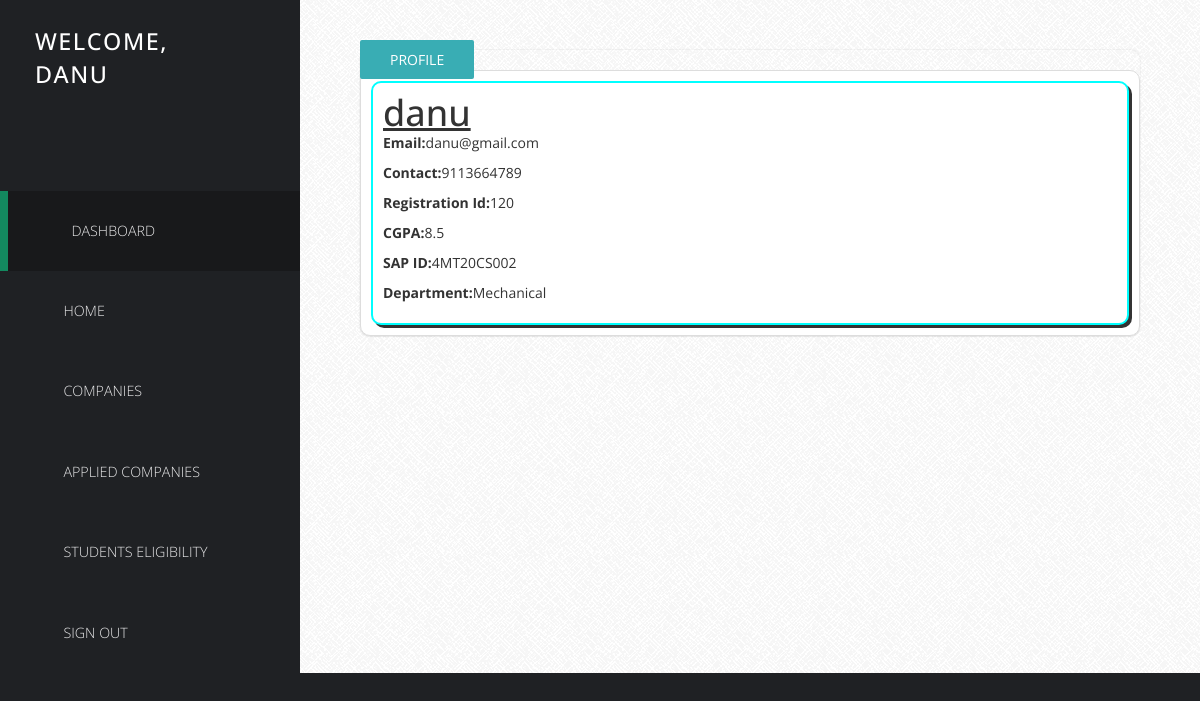
The page /student/hello.php (signed in) on the database its author committed.
### tables this page shows
CREATE TABLE `student` (
  `email` varchar(25) NOT NULL,
  `s_id` int(25) NOT NULL,
  `cgpa` float DEFAULT NULL,
  `dept` varchar(25) NOT NULL,
  `password` varchar(255) NOT NULL,
  `contact` bigint(15) DEFAULT NULL,
  `name` varchar(25) NOT NULL,
  `sapid` varchar(30) NOT NULL
);

### student/hello.php (the view, shortened to what this page needs)
<?php include '../db.php'; ?>
<!DOCTYPE html>
<html lang="en">
  <head>
    <link rel="stylesheet" href="https://cdnjs.cloudflare.com/ajax/libs/font-awesome/4.7.0/css/font-awesome.min.css">
    <link href="css/font-awesome.min.css" rel="stylesheet">
    <link href="css/bootstrap.min.css" rel="stylesheet">
    <link href="css/templatemo-style.css" rel="stylesheet">
  </head>
  <body>
    <div class="templatemo-flex-row">
      <div class="templatemo-sidebar">
        <header class="templatemo-site-header">
          <?php
		  $Welcome = "Welcome";
          echo "<h1>" . $Welcome."," . "<br>".$_SESSION['name']. "</h1>";
		 echo "<br>";
		  ?>
        </header>
        <nav class="templatemo-left-nav">
          <ul>
         <ul>
            <li><a href=# class="active" ><i class="fa fa-fw"></i>Dashboard</a></li>
            <li><a href="../"><i class="fa  fa-fw"></i>Home</a></li>
            <li><a href="clist.php"><i class="fa  fa-fw"></i>Companies</a></li>
            <li><a href="applied_comp.php"><i class="fa  fa-fw"></i>Applied Companies</a></li>
            <li><a href="s_eligibility.php"><i class="fa  fa-fw"></i>Students Eligibility</a></li>
            <li><a href="logout.php"><i class="fa  fa-fw"></i>Sign Out</a></li>
          </ul>
        </nav>
      </div>
      <div class="templatemo-content col-1 light-gray-bg">
        <div class="templatemo-content-container">
          <div class="templatemo-content-widget no-padding">
		  	<a href="#" class="templatemo-blue-button">PROFILE</a>
            <div class="panel panel-default table-responsive">
              <?php
                  $sapid=$_SESSION['sapid'];
                  $query="SELECT * FROM student WHERE sapid='{$sapid}'";
                  $select_all_posts_query=mysqli_query($connection,$query);
                    while($row=mysqli_fetch_assoc($select_all_posts_query)){
                              $email=$row['email'];
                              $dept=$row['dept'];
                              $contact=$row['contact'];
                              $name=$row['name'];
                              $cgpa=$row['cgpa'];
                              $sapid=$row['sapid'];
                              $s_id=$row['s_id'];
                    }
              ?>
              <div class="panel panel-default table-responsive" style="border:2px solid cyan;padding:10px;margin:10px;box-shadow:3px 3px">
                <h1 style="text-decoration:underline"><?php echo $name ?></h1>
                <p><b>Email:</b><?php echo $email ?></p>
                <p><b>Contact:</b><?php echo $contact ?></p>
                <p><b>Registration Id:</b><?php echo $s_id ?></p>
                <p><b>CGPA:</b><?php echo $cgpa ?></p>
                <p><B>SAP ID:</b><?php echo $sapid ?></p>
                <p><b>Department:</b><?php echo $dept ?></p>
                    </div>
			  </div>
			  </div>
			  </div>
        </div>
      </div>
  </body>
</html>

### student/css/templatemo-style.css (style rules this page uses)
* { font-family: 'Open Sans', sans-serif; }
body { font-size: 13px; }
body, .templatemo-left-nav { background: #1f2124; }
h1, h2, h3 { margin: 0; }
ul { list-style-type: none; margin: 0; padding: 0; }
nav li { font-size: 1.1em; list-style: none; text-transform: uppercase; }
.light-gray-bg { font-family:"Trebuchet MS", "Myriad Pro", Arial, sans-serif; font-size:14px; background:#f4f4f4 url(../images/bg.png) repeat top left; color:#333; overflow-y:scroll; }
.templatemo-sidebar { width: 300px; }
.templatemo-site-header { margin: 25px 30px; }
.templatemo-site-header h1 { color: white; display: inline-block; font-size: 1.8em; font-weight: 500; letter-spacing: 1.5px; line-height: 1.4em; margin: 0 5px; text-transform: uppercase; vertical-align: middle; }
.templatemo-left-nav li { font-weight: 300; }
.templatemo-left-nav a.active, .templatemo-left-nav a:hover { background: #18191b; border-left: 8px solid #13895F; }
.templatemo-left-nav a { color: #e9e9ea; display: block; padding: 30px; transition: all 0.3s ease; }
.templatemo-content { margin-top: 0px; min-height: 600px; padding: 0; overflow-x: hidden; }
.templatemo-content-container { padding: 40px 50px; }
.templatemo-flex-row { display: -webkit-flex; display: -ms-flexbox; display: flex; }
.col-1 { -webkit-flex: 1; -ms-flex: 1; flex: 1; }
.templatemo-content-widget { border-radius: 10px; padding: 30px; position: relative; margin: 10px; box-shadow: 0px 0px 1px 1px rgba(161, 159, 159, 0.1); }
.templatemo-content-widget.no-padding { padding: 0; }
.panel { border-radius: 10px; }
.templatemo-blue-button, .templatemo-white-button { border-radius: 2px; padding: 10px 30px; text-transform: uppercase; transition: all 0.3s ease; }
.templatemo-blue-button { background-color: #39ADB4; border: none; color: white; }
@media only screen and (min-width: 768px) { .templatemo-left-nav { display: block !important; } }

### rows shown on the page
student: name "danu", email "danu@gmail.com", contact "9113664789", s_id "120", cgpa "8.5", sapid "4MT20CS002", dept "Mechanical"

### other values the page prints
$Welcome "WELCOME"
$_SESSION['name'] "DANU"
